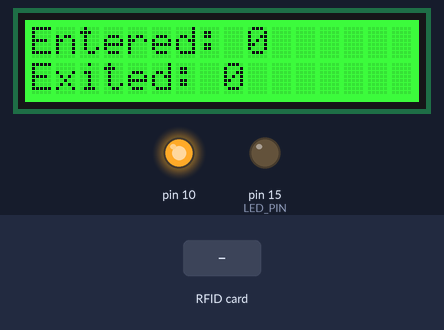
The sketch below on a simulated Arduino Uno, built with avr-gcc and run on an emulated ATmega328P. Shown: 16×2 character LCD, output pins drawn as LEDs (lit = HIGH). The inputs (shaded band) are chosen by the test bench.

Above: at 1.8 s.
1.9 s: RFID card 5E 7A 19 C4 held to the reader
At 3.0 s:
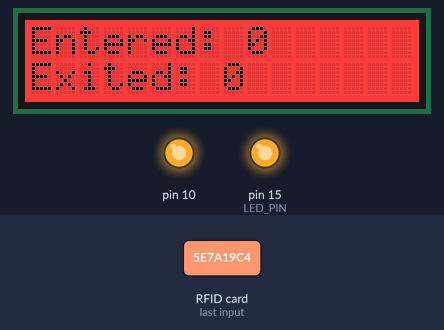
At 7.7 s:
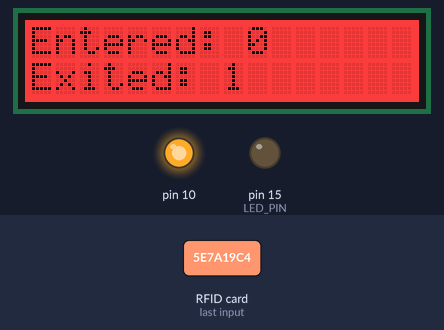
Timing chart, 0 to 9.2 s (numbered marks = the images above; inputs shaded):
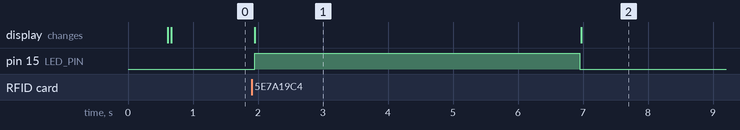

The sketch:

RFID_Access_Control_Mod.ino
```cpp
/*    STUDENT NUMBER:
 *    TIME STARTED:
 *
 *    GUIDANCE:
 *    This program includes a class to simulate a simple  MQTT library. Hence, there is no requirement for an internet connection.
 *
 *    The MQQT library requires the following actions from yourself.
 *    1) Change the #define USERNAME  "JOEBLOGGS" with your actual username/student ID.
 *    2) Call the .initMQQT class method in setup() and pass your username. Hint: offlineMQQT.initMQQT(USERNAME);
 *    3) Use the publishMQQT method to simulate sending data over MQQT.
 *    Reference:
 *    class method: publishMQQT ( char feed[], char message[]  )
 *    feed is a pointer to char data type with the feed name (char array string).
 *    message is a pointer to char containing the actual message (char array string).
 *
 *    Good luck!
 *
 */

// Include RFID, SPI, Wire, Grove RGB LCD and OLDE library
#include <MFRC522.h>
#include <SPI.h>
#include <Wire.h>
#include <rgb_lcd.h>

#define USERNAME  "JOEBLOGGS" // replace with your username

// Define pins
#define SS_PIN 0
#define RST_PIN 2
#define LED_PIN 15
#define LDR_PIN A0


// Instance of the class
MFRC522 rfid(SS_PIN, RST_PIN);
rgb_lcd lcd;

// State to check if cat is in or out
int previousState = 1; // Cat is inside at power up

// Status of LDR
int ldrStatus;

// Count number of times cat has entered and left
int out = 0;
int in = 0;

/* You do not need to do anything to this class */
class offlineMQQT
{
   char i_username[80];

   public:
   void initMQQT ( char username[] )
   {
      strcpy(i_username,username);
   }

   void publishMQQT ( char feed[], char message[]  )
   {
      Serial.println("");
      Serial.print("Sending message to account username: ");
      Serial.println(i_username);
      Serial.print("Message:");
      Serial.println(message);
   }

};

offlineMQQT offlineMQQT; // do not change this either

void setup()                  // the setup function is called once on startup
{

  Serial.begin(115200);       // initialise serial, for communication with the host pc
  while (!Serial)             // while the serial port is not ready
  {
    ;                         // do nothing
  }
  delay(500);
  Serial.println(""); Serial.println(""); Serial.println(""); // print three empty lines to seperate ASCII chars generated during start up.

  // Initialize SPI bus
  SPI.begin();

  // Initialize LCD and set background color to green
  lcd.begin(16, 2);
  lcd.setRGB(0, 255, 0);

  // Initialize RFID
  rfid.PCD_Init();

  // Set LED pin as output
  pinMode(LED_PIN, OUTPUT);

  // Set LDR pin as input
  pinMode(LDR_PIN, INPUT);

  // Clear the buffer.

}

void loop()
{
  checkRFID();
  displayCounts();
  delay(100);
}


void checkRFID(){
  // Reset the loop if no new card present on the sensor/reader. This saves the entire process when idle.
  if(!rfid.PICC_IsNewCardPresent())
  {
    return;
  }

  // Verify if the NUID has been read
  if(!rfid.PICC_ReadCardSerial())
  {
    return;
  }

  // Check if pet is inside or outside
  if (previousState == 1){
    // Add to the number of times cat has left the property
    out++;

    // Set LCD backlight red
    lcd.setRGB(255, 0, 0); // Red

    // Illuminate LCD yellow if pet tries to leave when dark
    ldrStatus = analogRead(LDR_PIN);
    if (ldrStatus <= 300){
      lcd.setRGB(255, 255, 0); // Yellow
      delay(1000);
      lcd.setRGB(255, 0, 0); // Red
    }

    previousState = 0;
  }
  else if (previousState == 0){
    // Add to the number of times cat has entered the property
    in++;

    // Set LCD backlight green
    lcd.setRGB(0, 255, 0); // Green

    previousState = 1;
  }

  // Turn LED on for 5 seconds
  digitalWrite(LED_PIN, HIGH);
  delay(5000);
  digitalWrite(LED_PIN, LOW);
}

void displayCounts(){
  lcd.clear();
  lcd.noBlink();
  lcd.setCursor(0,0);
  lcd.print("Entered: ");
  lcd.print(in);
  lcd.setCursor(0,1);
  lcd.print("Exited: ");
  lcd.print(out);
}
```

Measured:
- after the input at 1.9 s, pin 15 (LED_PIN): LOW → HIGH after 0.05 s, → LOW 5.0 s later; the display: changes after 0.05 s (image 1)
- what the display in image 1 shows lasts 5.0 s, from 2.0 s to 7.0 s
